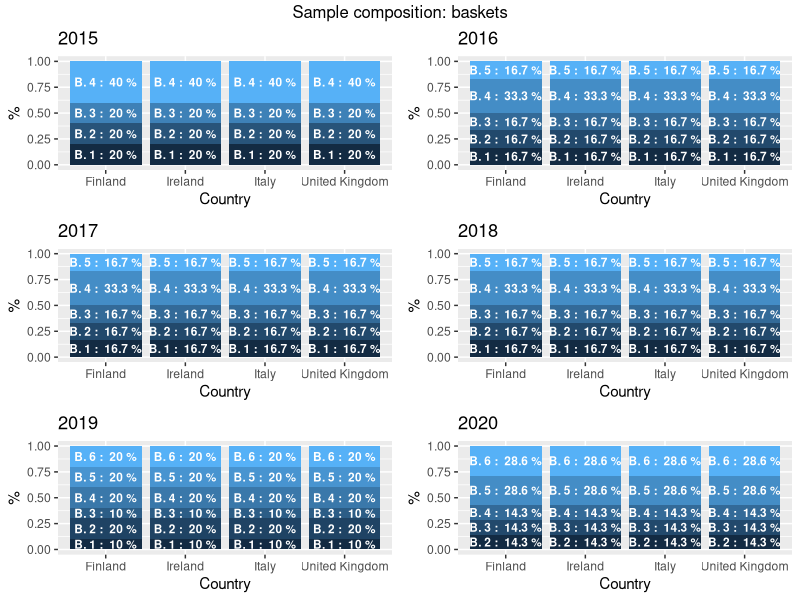
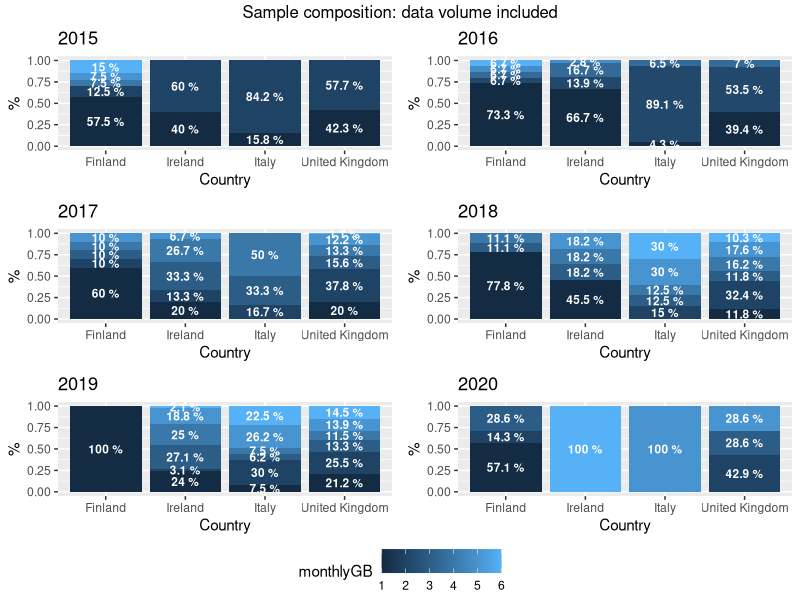
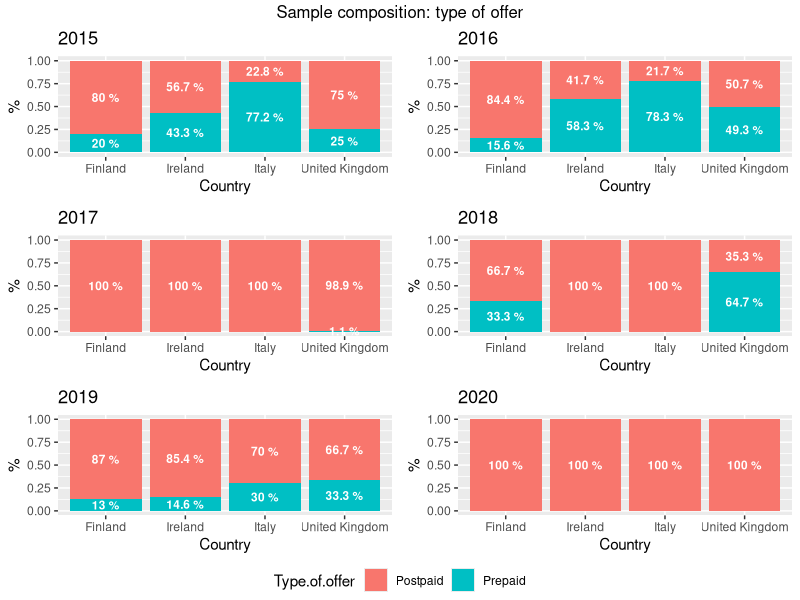
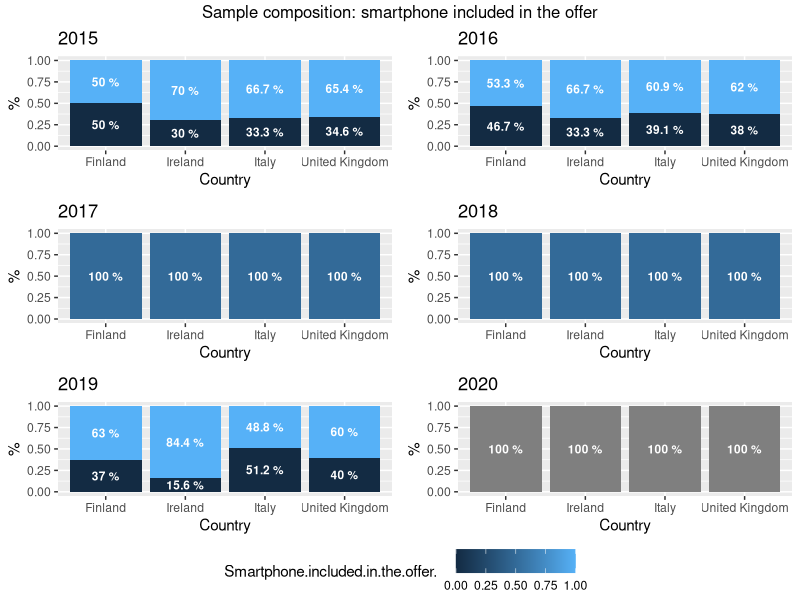

The R source for these figures, in order:
library(dplyr)
library(ggplot2)
library(ggpubr)

data <- read.csv("italy_finland_plus.csv", sep=";")
data_ireland <- read.csv("italy_ireland_plus.csv", sep=";") %>%
  dplyr::filter(Country=="Ireland")
data_uk <- read.csv("italy_uk_plus.csv", sep=";") %>%
  dplyr::filter(Country=="United_Kingdom")
colnames(data_uk) <- colnames(data)
data <- rbind(data, data_ireland, data_uk)

#SAMPLE COMPOSITION: BASKET
#2015
count_italy_basket <- data %>%
  filter(Year == 2015) %>%
  filter(Country == "Italy") %>%
  dplyr::select(basket) %>%
  group_by(basket) %>%
  summarise(count = n())
count_italy_basket$PER <- round(100*(count_italy_basket$count / sum(count_italy_basket$count)), 1)
count_italy_basket$Country <- rep("Italy", nrow(count_italy_basket))

count_uk_basket <- data %>%
  filter(Year == 2015) %>%
  filter(Country == "United_Kingdom") %>%
  dplyr::select(basket) %>%
  group_by(basket) %>%
  summarise(count = n()) 
count_uk_basket$PER <- round(100*(count_uk_basket$count / sum(count_uk_basket$count)), 1)
count_uk_basket$Country <- rep("United Kingdom", nrow(count_uk_basket))

count_finland_basket <- data %>%
  filter(Year == 2015) %>%
  filter(Country == "Finland") %>%
  dplyr::select(basket) %>%
  group_by(basket) %>%
  summarise(count = n())
count_finland_basket$PER <- round(100*(count_finland_basket$count / sum(count_finland_basket$count)), 1)
count_finland_basket$Country <- rep("Finland", nrow(count_finland_basket))

count_ireland_basket <- data %>%
  filter(Year == 2015) %>%
  filter(Country == "Ireland") %>%
  dplyr::select(basket) %>%
  group_by(basket) %>%
  summarise(count = n())
count_ireland_basket$PER <- round(100*(count_ireland_basket$count / sum(count_ireland_basket$count)), 1)
count_ireland_basket$Country <- rep("Ireland", nrow(count_ireland_basket))

p <- rbind(count_italy_basket, count_uk_basket, count_finland_basket, count_ireland_basket)

plot_2015 <- ggplot(p, aes(y = count, x = Country, fill = basket, label = paste("B.",basket, ": ",PER, "%"))) + 
  ggtitle("2015") +
  ylab("%") + 
  xlab("Country") +
  geom_bar(position = "fill", stat = "identity") +
  geom_text(size = 3, position = position_fill(vjust = 0.5), color = "white", fontface = "bold") +
  theme(legend.position="none")

#2016
count_italy_basket <- data %>%
  filter(Year == 2016) %>%
  filter(Country == "Italy") %>%
  dplyr::select(basket) %>%
  group_by(basket) %>%
  summarise(count = n())
count_italy_basket$PER <- round(100*(count_italy_basket$count / sum(count_italy_basket$count)), 1)
count_italy_basket$Country <- rep("Italy", nrow(count_italy_basket))

count_uk_basket <- data %>%
  filter(Year == 2016) %>%
  filter(Country == "United_Kingdom") %>%
  dplyr::select(basket) %>%
  group_by(basket) %>%
  summarise(count = n()) 
count_uk_basket$PER <- round(100*(count_uk_basket$count / sum(count_uk_basket$count)), 1)
count_uk_basket$Country <- rep("United Kingdom", nrow(count_uk_basket))

count_finland_basket <- data %>%
  filter(Year == 2016) %>%
  filter(Country == "Finland") %>%
  dplyr::select(basket) %>%
  group_by(basket) %>%
  summarise(count = n())
count_finland_basket$PER <- round(100*(count_finland_basket$count / sum(count_finland_basket$count)), 1)
count_finland_basket$Country <- rep("Finland", nrow(count_finland_basket))

count_ireland_basket <- data %>%
  filter(Year == 2016) %>%
  filter(Country == "Ireland") %>%
  dplyr::select(basket) %>%
  group_by(basket) %>%
  summarise(count = n())
count_ireland_basket$PER <- round(100*(count_ireland_basket$count / sum(count_ireland_basket$count)), 1)
count_ireland_basket$Country <- rep("Ireland", nrow(count_ireland_basket))

p <- rbind(count_italy_basket, count_uk_basket, count_finland_basket, count_ireland_basket)

plot_2016 <- ggplot(p, aes(y = count, x = Country, fill = basket, label = paste("B.",basket, ": ",PER, "%"))) + 
  ggtitle("2016") +
  ylab("%") + 
  xlab("Country") +
  geom_bar(position = "fill", stat = "identity") +
  geom_text(size = 3, position = position_fill(vjust = 0.5), color = "white", fontface = "bold") +
  theme(legend.position="none")

#2017
count_italy_basket <- data %>%
  filter(Year == 2017) %>%
  filter(Country == "Italy") %>%
  dplyr::select(basket) %>%
  group_by(basket) %>%
  summarise(count = n())
count_italy_basket$PER <- round(100*(count_italy_basket$count / sum(count_italy_basket$count)), 1)
count_italy_basket$Country <- rep("Italy", nrow(count_italy_basket))

count_uk_basket <- data %>%
  filter(Year == 2017) %>%
  filter(Country == "United_Kingdom") %>%
  dplyr::select(basket) %>%
  group_by(basket) %>%
  summarise(count = n()) 
count_uk_basket$PER <- round(100*(count_uk_basket$count / sum(count_uk_basket$count)), 1)
count_uk_basket$Country <- rep("United Kingdom", nrow(count_uk_basket))

count_finland_basket <- data %>%
  filter(Year == 2017) %>%
  filter(Country == "Finland") %>%
  dplyr::select(basket) %>%
  group_by(basket) %>%
  summarise(count = n())
count_finland_basket$PER <- round(100*(count_finland_basket$count / sum(count_finland_basket$count)), 1)
count_finland_basket$Country <- rep("Finland", nrow(count_finland_basket))

count_ireland_basket <- data %>%
  filter(Year == 2017) %>%
  filter(Country == "Ireland") %>%
  dplyr::select(basket) %>%
  group_by(basket) %>%
  summarise(count = n())
count_ireland_basket$PER <- round(100*(count_ireland_basket$count / sum(count_ireland_basket$count)), 1)
count_ireland_basket$Country <- rep("Ireland", nrow(count_ireland_basket))

p <- rbind(count_italy_basket, count_uk_basket, count_finland_basket, count_ireland_basket)

plot_2017 <- ggplot(p, aes(y = count, x = Country, fill = basket, label = paste("B.",basket, ": ",PER, "%"))) + 
  ggtitle("2017") +
  ylab("%") + 
  xlab("Country") +
  geom_bar(position = "fill", stat = "identity") +
  geom_text(size = 3, position = position_fill(vjust = 0.5), color = "white", fontface = "bold") +
  theme(legend.position="none")

#2018
count_italy_basket <- data %>%
  filter(Year == 2018) %>%
  filter(Country == "Italy") %>%
  dplyr::select(basket) %>%
  group_by(basket) %>%
  summarise(count = n())
count_italy_basket$PER <- round(100*(count_italy_basket$count / sum(count_italy_basket$count)), 1)
count_italy_basket$Country <- rep("Italy", nrow(count_italy_basket))

count_uk_basket <- data %>%
  filter(Year == 2018) %>%
  filter(Country == "United_Kingdom") %>%
  dplyr::select(basket) %>%
  group_by(basket) %>%
  summarise(count = n()) 
count_uk_basket$PER <- round(100*(count_uk_basket$count / sum(count_uk_basket$count)), 1)
count_uk_basket$Country <- rep("United Kingdom", nrow(count_uk_basket))

count_finland_basket <- data %>%
  filter(Year == 2018) %>%
  filter(Country == "Finland") %>%
  dplyr::select(basket) %>%
  group_by(basket) %>%
  summarise(count = n())
count_finland_basket$PER <- round(100*(count_finland_basket$count / sum(count_finland_basket$count)), 1)
count_finland_basket$Country <- rep("Finland", nrow(count_finland_basket))

count_ireland_basket <- data %>%
  filter(Year == 2018) %>%
  filter(Country == "Ireland") %>%
  dplyr::select(basket) %>%
  group_by(basket) %>%
  summarise(count = n())
count_ireland_basket$PER <- round(100*(count_ireland_basket$count / sum(count_ireland_basket$count)), 1)
count_ireland_basket$Country <- rep("Ireland", nrow(count_ireland_basket))

p <- rbind(count_italy_basket, count_uk_basket, count_finland_basket, count_ireland_basket)

plot_2018 <- ggplot(p, aes(y = count, x = Country, fill = basket, label = paste("B.",basket, ": ",PER, "%"))) + 
  ggtitle("2018") +
  ylab("%") + 
  xlab("Country") +
  geom_bar(position = "fill", stat = "identity") +
  geom_text(size = 3, position = position_fill(vjust = 0.5), color = "white", fontface = "bold") +
  theme(legend.position="none")

#2019
count_italy_basket <- data %>%
  filter(Year == 2019) %>%
  filter(Country == "Italy") %>%
  dplyr::select(basket) %>%
  group_by(basket) %>%
  summarise(count = n())
count_italy_basket$PER <- round(100*(count_italy_basket$count / sum(count_italy_basket$count)), 1)
count_italy_basket$Country <- rep("Italy", nrow(count_italy_basket))

count_uk_basket <- data %>%
  filter(Year == 2019) %>%
  filter(Country == "United_Kingdom") %>%
  dplyr::select(basket) %>%
  group_by(basket) %>%
  summarise(count = n()) 
count_uk_basket$PER <- round(100*(count_uk_basket$count / sum(count_uk_basket$count)), 1)
count_uk_basket$Country <- rep("United Kingdom", nrow(count_uk_basket))

count_finland_basket <- data %>%
  filter(Year == 2019) %>%
  filter(Country == "Finland") %>%
  dplyr::select(basket) %>%
  group_by(basket) %>%
  summarise(count = n())
count_finland_basket$PER <- round(100*(count_finland_basket$count / sum(count_finland_basket$count)), 1)
count_finland_basket$Country <- rep("Finland", nrow(count_finland_basket))

count_ireland_basket <- data %>%
  filter(Year == 2019) %>%
  filter(Country == "Ireland") %>%
  dplyr::select(basket) %>%
  group_by(basket) %>%
  summarise(count = n())
count_ireland_basket$PER <- round(100*(count_ireland_basket$count / sum(count_ireland_basket$count)), 1)
count_ireland_basket$Country <- rep("Ireland", nrow(count_ireland_basket))

p <- rbind(count_italy_basket, count_uk_basket, count_finland_basket, count_ireland_basket)

plot_2019 <- ggplot(p, aes(y = count, x = Country, fill = basket, label = paste("B.",basket, ": ",PER, "%"))) + 
  ggtitle("2019") +
  ylab("%") + 
  xlab("Country") +
  geom_bar(position = "fill", stat = "identity") +
  geom_text(size = 3, position = position_fill(vjust = 0.5), color = "white", fontface = "bold") +
  theme(legend.position="none")

#2020
count_italy_basket <- data %>%
  filter(Year == 2020) %>%
  filter(Country == "Italy") %>%
  dplyr::select(basket) %>%
  group_by(basket) %>%
  summarise(count = n())
count_italy_basket$PER <- round(100*(count_italy_basket$count / sum(count_italy_basket$count)), 1)
count_italy_basket$Country <- rep("Italy", nrow(count_italy_basket))

count_uk_basket <- data %>%
  filter(Year == 2020) %>%
  filter(Country == "United_Kingdom") %>%
  dplyr::select(basket) %>%
  group_by(basket) %>%
  summarise(count = n()) 
count_uk_basket$PER <- round(100*(count_uk_basket$count / sum(count_uk_basket$count)), 1)
count_uk_basket$Country <- rep("United Kingdom", nrow(count_uk_basket))

count_finland_basket <- data %>%
  filter(Year == 2020) %>%
  filter(Country == "Finland") %>%
  dplyr::select(basket) %>%
  group_by(basket) %>%
  summarise(count = n())
count_finland_basket$PER <- round(100*(count_finland_basket$count / sum(count_finland_basket$count)), 1)
count_finland_basket$Country <- rep("Finland", nrow(count_finland_basket))

count_ireland_basket <- data %>%
  filter(Year == 2020) %>%
  filter(Country == "Ireland") %>%
  dplyr::select(basket) %>%
  group_by(basket) %>%
  summarise(count = n())
count_ireland_basket$PER <- round(100*(count_ireland_basket$count / sum(count_ireland_basket$count)),1)
count_ireland_basket$Country <- rep("Ireland", nrow(count_ireland_basket))

p <- rbind(count_italy_basket, count_uk_basket, count_finland_basket, count_ireland_basket)

plot_2020 <- ggplot(p, aes(y = count, x = Country, fill = basket, label = paste("B.",basket, ": ",PER, "%"))) + 
  ggtitle("2020") +
  ylab("%") + 
  xlab("Country") +
  geom_bar(position = "fill", stat = "identity") +
  geom_text(size = 3, position = position_fill(vjust = 0.5), color = "white", fontface = "bold") +
  theme(legend.position="none")

ggsave("sample_composition.jpg",annotate_figure(ggarrange(plot_2015, plot_2016, plot_2017, plot_2018, plot_2019, plot_2020, ncol = 2, nrow = 3),
                                                 top = "Sample composition: baskets"))

#SAMPLE COMPOSITION: DATA VOLUME INCLUDED

data$monthlyGB <- rep(1, nrow(data))
data$monthlyGB[data$Data.volume.included..Mb.month. >= 1024 & data$Data.volume.included..Mb.month. < 5120] <- 2
data$monthlyGB[data$Data.volume.included..Mb.month. >= 5120 & data$Data.volume.included..Mb.month. < 10240] <- 3
data$monthlyGB[data$Data.volume.included..Mb.month. >= 10240 & data$Data.volume.included..Mb.month. < 20480] <- 4
data$monthlyGB[data$Data.volume.included..Mb.month. >= 20480 & data$Data.volume.included..Mb.month. < 35840] <- 5
data$monthlyGB[data$Data.volume.included..Mb.month. >= 35840] <- 6

#2015
count_italy_data <- data %>%
  filter(Year == 2015) %>%
  filter(Country == "Italy") %>%
  dplyr::select(monthlyGB) %>%
  group_by(monthlyGB) %>%
  summarise(count = n())
count_italy_data$PER <- round(100*(count_italy_data$count / sum(count_italy_data$count)), 1)
count_italy_data$Country <- rep("Italy", nrow(count_italy_data))

count_uk_data <- data %>%
  filter(Year == 2015) %>%
  filter(Country == "United_Kingdom") %>%
  dplyr::select(monthlyGB) %>%
  group_by(monthlyGB) %>%
  summarise(count = n()) 
count_uk_data$PER <- round(100*(count_uk_data$count / sum(count_uk_data$count)), 1)
count_uk_data$Country <- rep("United Kingdom", nrow(count_uk_data))

count_finland_data <- data %>%
  filter(Year == 2015) %>%
  filter(Country == "Finland") %>%
  dplyr::select(monthlyGB) %>%
  group_by(monthlyGB) %>%
  summarise(count = n())
count_finland_data$PER <- round(100*(count_finland_data$count / sum(count_finland_data$count)), 1)
count_finland_data$Country <- rep("Finland", nrow(count_finland_data))

count_ireland_data <- data %>%
  filter(Year == 2015) %>%
  filter(Country == "Ireland") %>%
  dplyr::select(monthlyGB) %>%
  group_by(monthlyGB) %>%
  summarise(count = n())
count_ireland_data$PER <- round(100*(count_ireland_data$count / sum(count_ireland_data$count)), 1)
count_ireland_data$Country <- rep("Ireland", nrow(count_ireland_data))

p <- rbind(count_italy_data, count_uk_data, count_finland_data, count_ireland_data)

plot_2015 <- ggplot(p, aes(y = count, x = Country, fill = monthlyGB, label = paste(PER, "%"))) + 
  ggtitle("2015") +
  ylab("%") + 
  xlab("Country") +
  geom_bar(position = "fill", stat = "identity") +
  geom_text(size = 3, position = position_fill(vjust = 0.5), color = "white", fontface = "bold")

#2016
count_italy_data <- data %>%
  filter(Year == 2016) %>%
  filter(Country == "Italy") %>%
  dplyr::select(monthlyGB) %>%
  group_by(monthlyGB) %>%
  summarise(count = n())
count_italy_data$PER <- round(100*(count_italy_data$count / sum(count_italy_data$count)), 1)
count_italy_data$Country <- rep("Italy", nrow(count_italy_data))

count_uk_data <- data %>%
  filter(Year == 2016) %>%
  filter(Country == "United_Kingdom") %>%
  dplyr::select(monthlyGB) %>%
  group_by(monthlyGB) %>%
  summarise(count = n()) 
count_uk_data$PER <- round(100*(count_uk_data$count / sum(count_uk_data$count)), 1)
count_uk_data$Country <- rep("United Kingdom", nrow(count_uk_data))

count_finland_data <- data %>%
  filter(Year == 2016) %>%
  filter(Country == "Finland") %>%
  dplyr::select(monthlyGB) %>%
  group_by(monthlyGB) %>%
  summarise(count = n())
count_finland_data$PER <- round(100*(count_finland_data$count / sum(count_finland_data$count)), 1)
count_finland_data$Country <- rep("Finland", nrow(count_finland_data))

count_ireland_data <- data %>%
  filter(Year == 2016) %>%
  filter(Country == "Ireland") %>%
  dplyr::select(monthlyGB) %>%
  group_by(monthlyGB) %>%
  summarise(count = n())
count_ireland_data$PER <- round(100*(count_ireland_data$count / sum(count_ireland_data$count)), 1)
count_ireland_data$Country <- rep("Ireland", nrow(count_ireland_data))

p <- rbind(count_italy_data, count_uk_data, count_finland_data, count_ireland_data)

plot_2016 <- ggplot(p, aes(y = count, x = Country, fill = monthlyGB, label = paste(PER, "%"))) + 
  ggtitle("2016") +
  ylab("%") + 
  xlab("Country") +
  geom_bar(position = "fill", stat = "identity") +
  geom_text(size = 3, position = position_fill(vjust = 0.5), color = "white", fontface = "bold")

#2017
count_italy_data <- data %>%
  filter(Year == 2017) %>%
  filter(Country == "Italy") %>%
  dplyr::select(monthlyGB) %>%
  group_by(monthlyGB) %>%
  summarise(count = n())
count_italy_data$PER <- round(100*(count_italy_data$count / sum(count_italy_data$count)), 1)
count_italy_data$Country <- rep("Italy", nrow(count_italy_data))

count_uk_data <- data %>%
  filter(Year == 2017) %>%
  filter(Country == "United_Kingdom") %>%
  dplyr::select(monthlyGB) %>%
  group_by(monthlyGB) %>%
  summarise(count = n()) 
count_uk_data$PER <- round(100*(count_uk_data$count / sum(count_uk_data$count)), 1)
count_uk_data$Country <- rep("United Kingdom", nrow(count_uk_data))

count_finland_data <- data %>%
  filter(Year == 2017) %>%
  filter(Country == "Finland") %>%
  dplyr::select(monthlyGB) %>%
  group_by(monthlyGB) %>%
  summarise(count = n())
count_finland_data$PER <- round(100*(count_finland_data$count / sum(count_finland_data$count)), 1)
count_finland_data$Country <- rep("Finland", nrow(count_finland_data))

count_ireland_data <- data %>%
  filter(Year == 2017) %>%
  filter(Country == "Ireland") %>%
  dplyr::select(monthlyGB) %>%
  group_by(monthlyGB) %>%
  summarise(count = n())
count_ireland_data$PER <- round(100*(count_ireland_data$count / sum(count_ireland_data$count)), 1)
count_ireland_data$Country <- rep("Ireland", nrow(count_ireland_data))

p <- rbind(count_italy_data, count_uk_data, count_finland_data, count_ireland_data)

plot_2017 <- ggplot(p, aes(y = count, x = Country, fill = monthlyGB, label = paste(PER, "%"))) + 
  ggtitle("2017") +
  ylab("%") + 
  xlab("Country") +
  geom_bar(position = "fill", stat = "identity") +
  geom_text(size = 3, position = position_fill(vjust = 0.5), color = "white", fontface = "bold")

#2018
count_italy_data <- data %>%
  filter(Year == 2018) %>%
  filter(Country == "Italy") %>%
  dplyr::select(monthlyGB) %>%
  group_by(monthlyGB) %>%
  summarise(count = n())
count_italy_data$PER <- round(100*(count_italy_data$count / sum(count_italy_data$count)), 1)
count_italy_data$Country <- rep("Italy", nrow(count_italy_data))

count_uk_data <- data %>%
  filter(Year == 2018) %>%
  filter(Country == "United_Kingdom") %>%
  dplyr::select(monthlyGB) %>%
  group_by(monthlyGB) %>%
  summarise(count = n()) 
count_uk_data$PER <- round(100*(count_uk_data$count / sum(count_uk_data$count)), 1)
count_uk_data$Country <- rep("United Kingdom", nrow(count_uk_data))

count_finland_data <- data %>%
  filter(Year == 2018) %>%
  filter(Country == "Finland") %>%
  dplyr::select(monthlyGB) %>%
  group_by(monthlyGB) %>%
  summarise(count = n())
count_finland_data$PER <- round(100*(count_finland_data$count / sum(count_finland_data$count)), 1)
count_finland_data$Country <- rep("Finland", nrow(count_finland_data))

count_ireland_data <- data %>%
  filter(Year == 2018) %>%
  filter(Country == "Ireland") %>%
  dplyr::select(monthlyGB) %>%
  group_by(monthlyGB) %>%
  summarise(count = n())
count_ireland_data$PER <- round(100*(count_ireland_data$count / sum(count_ireland_data$count)), 1)
count_ireland_data$Country <- rep("Ireland", nrow(count_ireland_data))

p <- rbind(count_italy_data, count_uk_data, count_finland_data, count_ireland_data)

plot_2018 <- ggplot(p, aes(y = count, x = Country, fill = monthlyGB, label = paste(PER, "%"))) + 
  ggtitle("2018") +
  ylab("%") + 
  xlab("Country") +
  geom_bar(position = "fill", stat = "identity") +
  geom_text(size = 3, position = position_fill(vjust = 0.5), color = "white", fontface = "bold")


#2019
count_italy_data <- data %>%
  filter(Year == 2019) %>%
  filter(Country == "Italy") %>%
  dplyr::select(monthlyGB) %>%
  group_by(monthlyGB) %>%
  summarise(count = n())
count_italy_data$PER <- round(100*(count_italy_data$count / sum(count_italy_data$count)), 1)
count_italy_data$Country <- rep("Italy", nrow(count_italy_data))

count_uk_data <- data %>%
  filter(Year == 2019) %>%
  filter(Country == "United_Kingdom") %>%
  dplyr::select(monthlyGB) %>%
  group_by(monthlyGB) %>%
  summarise(count = n()) 
count_uk_data$PER <- round(100*(count_uk_data$count / sum(count_uk_data$count)), 1)
count_uk_data$Country <- rep("United Kingdom", nrow(count_uk_data))

count_finland_data <- data %>%
  filter(Year == 2019) %>%
  filter(Country == "Finland") %>%
  dplyr::select(monthlyGB) %>%
  group_by(monthlyGB) %>%
  summarise(count = n())
count_finland_data$PER <- round(100*(count_finland_data$count / sum(count_finland_data$count)), 1)
count_finland_data$Country <- rep("Finland", nrow(count_finland_data))

count_ireland_data <- data %>%
  filter(Year == 2019) %>%
  filter(Country == "Ireland") %>%
  dplyr::select(monthlyGB) %>%
  group_by(monthlyGB) %>%
  summarise(count = n())
count_ireland_data$PER <- round(100*(count_ireland_data$count / sum(count_ireland_data$count)), 1)
count_ireland_data$Country <- rep("Ireland", nrow(count_ireland_data))

p <- rbind(count_italy_data, count_uk_data, count_finland_data, count_ireland_data)

plot_2019 <- ggplot(p, aes(y = count, x = Country, fill = monthlyGB, label = paste(PER, "%"))) + 
  ggtitle("2019") +
  ylab("%") + 
  xlab("Country") +
  geom_bar(position = "fill", stat = "identity") +
  geom_text(size = 3, position = position_fill(vjust = 0.5), color = "white", fontface = "bold")


#2020
count_italy_data <- data %>%
  filter(Year == 2020) %>%
  filter(Country == "Italy") %>%
  dplyr::select(monthlyGB) %>%
  group_by(monthlyGB) %>%
  summarise(count = n())
count_italy_data$PER <- round(100*(count_italy_data$count / sum(count_italy_data$count)), 1)
count_italy_data$Country <- rep("Italy", nrow(count_italy_data))

count_uk_data <- data %>%
  filter(Year == 2020) %>%
  filter(Country == "United_Kingdom") %>%
  dplyr::select(monthlyGB) %>%
  group_by(monthlyGB) %>%
  summarise(count = n()) 
count_uk_data$PER <- round(100*(count_uk_data$count / sum(count_uk_data$count)), 1)
count_uk_data$Country <- rep("United Kingdom", nrow(count_uk_data))

count_finland_data <- data %>%
  filter(Year == 2020) %>%
  filter(Country == "Finland") %>%
  dplyr::select(monthlyGB) %>%
  group_by(monthlyGB) %>%
  summarise(count = n())
count_finland_data$PER <- round(100*(count_finland_data$count / sum(count_finland_data$count)), 1)
count_finland_data$Country <- rep("Finland", nrow(count_finland_data))

count_ireland_data <- data %>%
  filter(Year == 2020) %>%
  filter(Country == "Ireland") %>%
  dplyr::select(monthlyGB) %>%
  group_by(monthlyGB) %>%
  summarise(count = n())
count_ireland_data$PER <- round(100*(count_ireland_data$count / sum(count_ireland_data$count)), 1)
count_ireland_data$Country <- rep("Ireland", nrow(count_ireland_data))

p <- rbind(count_italy_data, count_uk_data, count_finland_data, count_ireland_data)

plot_2020 <- ggplot(p, aes(y = count, x = Country, fill = monthlyGB, label = paste(PER, "%"))) + 
  ggtitle("2020") +
  ylab("%") + 
  xlab("Country") +
  geom_bar(position = "fill", stat = "identity") +
  geom_text(size = 3, position = position_fill(vjust = 0.5), color = "white", fontface = "bold")

ggsave("sample_composition_DATA.jpg",annotate_figure(ggarrange(plot_2015, plot_2016, plot_2017, plot_2018, plot_2019, plot_2020, legend = "bottom", common.legend = TRUE, ncol = 2, nrow = 3),
                                                                                                 top = "Sample composition: data volume included"))

#SAMPLE COMPOSITION: PREPAID/POSTPAID
#2015
count_italy_propost <- data %>%
  filter(Year == 2015) %>%
  filter(Country == "Italy") %>%
  dplyr::select(Type.of.offer) %>%
  group_by(Type.of.offer) %>%
  summarise(count = n())
count_italy_propost$PER <- round(100*(count_italy_propost$count / sum(count_italy_propost$count)), 1)
count_italy_propost$Country <- rep("Italy", nrow(count_italy_propost))

count_uk_propost <- data %>%
  filter(Year == 2015) %>%
  filter(Country == "United_Kingdom") %>%
  dplyr::select(Type.of.offer) %>%
  group_by(Type.of.offer) %>%
  summarise(count = n()) 
count_uk_propost$PER <- round(100*(count_uk_propost$count / sum(count_uk_propost$count)), 1)
count_uk_propost$Country <- rep("United Kingdom", nrow(count_uk_propost))

count_finland_propost <- data %>%
  filter(Year == 2015) %>%
  filter(Country == "Finland") %>%
  dplyr::select(Type.of.offer) %>%
  group_by(Type.of.offer) %>%
  summarise(count = n())
count_finland_propost$PER <- round(100*(count_finland_propost$count / sum(count_finland_propost$count)), 1)
count_finland_propost$Country <- rep("Finland", nrow(count_finland_propost))

count_ireland_propost <- data %>%
  filter(Year == 2015) %>%
  filter(Country == "Ireland") %>%
  dplyr::select(Type.of.offer) %>%
  group_by(Type.of.offer) %>%
  summarise(count = n())
count_ireland_propost$PER <- round(100*(count_ireland_propost$count / sum(count_ireland_propost$count)), 1)
count_ireland_propost$Country <- rep("Ireland", nrow(count_ireland_propost))

p <- rbind(count_italy_propost, count_uk_propost, count_finland_propost, count_ireland_propost)

plot_2015 <- ggplot(p, aes(y = count, x = Country, fill = Type.of.offer, label = paste(PER, "%"))) + 
  ggtitle("2015") +
  ylab("%") + 
  xlab("Country") +
  geom_bar(position = "fill", stat = "identity") +
  geom_text(size = 3, position = position_fill(vjust = 0.5), color = "white", fontface = "bold")

#2016
count_italy_propost <- data %>%
  filter(Year == 2016) %>%
  filter(Country == "Italy") %>%
  dplyr::select(Type.of.offer) %>%
  group_by(Type.of.offer) %>%
  summarise(count = n())
count_italy_propost$PER <- round(100*(count_italy_propost$count / sum(count_italy_propost$count)), 1)
count_italy_propost$Country <- rep("Italy", nrow(count_italy_propost))

count_uk_propost <- data %>%
  filter(Year == 2016) %>%
  filter(Country == "United_Kingdom") %>%
  dplyr::select(Type.of.offer) %>%
  group_by(Type.of.offer) %>%
  summarise(count = n()) 
count_uk_propost$PER <- round(100*(count_uk_propost$count / sum(count_uk_propost$count)), 1)
count_uk_propost$Country <- rep("United Kingdom", nrow(count_uk_propost))

count_finland_propost <- data %>%
  filter(Year == 2016) %>%
  filter(Country == "Finland") %>%
  dplyr::select(Type.of.offer) %>%
  group_by(Type.of.offer) %>%
  summarise(count = n())
count_finland_propost$PER <- round(100*(count_finland_propost$count / sum(count_finland_propost$count)), 1)
count_finland_propost$Country <- rep("Finland", nrow(count_finland_propost))

count_ireland_propost <- data %>%
  filter(Year == 2016) %>%
  filter(Country == "Ireland") %>%
  dplyr::select(Type.of.offer) %>%
  group_by(Type.of.offer) %>%
  summarise(count = n())
count_ireland_propost$PER <- round(100*(count_ireland_propost$count / sum(count_ireland_propost$count)), 1)
count_ireland_propost$Country <- rep("Ireland", nrow(count_ireland_propost))

p <- rbind(count_italy_propost, count_uk_propost, count_finland_propost, count_ireland_propost)

plot_2016 <- ggplot(p, aes(y = count, x = Country, fill = Type.of.offer, label = paste(PER, "%"))) + 
  ggtitle("2016") +
  ylab("%") + 
  xlab("Country") +
  geom_bar(position = "fill", stat = "identity") +
  geom_text(size = 3, position = position_fill(vjust = 0.5), color = "white", fontface = "bold")

#2017
count_italy_propost <- data %>%
  filter(Year == 2017) %>%
  filter(Country == "Italy") %>%
  dplyr::select(Type.of.offer) %>%
  group_by(Type.of.offer) %>%
  summarise(count = n())
count_italy_propost$PER <- round(100*(count_italy_propost$count / sum(count_italy_propost$count)), 1)
count_italy_propost$Country <- rep("Italy", nrow(count_italy_propost))

count_uk_propost <- data %>%
  filter(Year == 2017) %>%
  filter(Country == "United_Kingdom") %>%
  dplyr::select(Type.of.offer) %>%
  group_by(Type.of.offer) %>%
  summarise(count = n()) 
count_uk_propost$PER <- round(100*(count_uk_propost$count / sum(count_uk_propost$count)), 1)
count_uk_propost$Country <- rep("United Kingdom", nrow(count_uk_propost))

count_finland_propost <- data %>%
  filter(Year == 2017) %>%
  filter(Country == "Finland") %>%
  dplyr::select(Type.of.offer) %>%
  group_by(Type.of.offer) %>%
  summarise(count = n())
count_finland_propost$PER <- round(100*(count_finland_propost$count / sum(count_finland_propost$count)), 1)
count_finland_propost$Country <- rep("Finland", nrow(count_finland_propost))

count_ireland_propost <- data %>%
  filter(Year == 2017) %>%
  filter(Country == "Ireland") %>%
  dplyr::select(Type.of.offer) %>%
  group_by(Type.of.offer) %>%
  summarise(count = n())
count_ireland_propost$PER <- round(100*(count_ireland_propost$count / sum(count_ireland_propost$count)), 1)
count_ireland_propost$Country <- rep("Ireland", nrow(count_ireland_propost))

p <- rbind(count_italy_propost, count_uk_propost, count_finland_propost, count_ireland_propost)

plot_2017 <- ggplot(p, aes(y = count, x = Country, fill = Type.of.offer, label = paste(PER, "%"))) + 
  ggtitle("2017") +
  ylab("%") + 
  xlab("Country") +
  geom_bar(position = "fill", stat = "identity") +
  geom_text(size = 3, position = position_fill(vjust = 0.5), color = "white", fontface = "bold")

#2018
count_italy_propost <- data %>%
  filter(Year == 2018) %>%
  filter(Country == "Italy") %>%
  dplyr::select(Type.of.offer) %>%
  group_by(Type.of.offer) %>%
  summarise(count = n())
count_italy_propost$PER <- round(100*(count_italy_propost$count / sum(count_italy_propost$count)), 1)
count_italy_propost$Country <- rep("Italy", nrow(count_italy_propost))

count_uk_propost <- data %>%
  filter(Year == 2018) %>%
  filter(Country == "United_Kingdom") %>%
  dplyr::select(Type.of.offer) %>%
  group_by(Type.of.offer) %>%
  summarise(count = n()) 
count_uk_propost$PER <- round(100*(count_uk_propost$count / sum(count_uk_propost$count)), 1)
count_uk_propost$Country <- rep("United Kingdom", nrow(count_uk_propost))

count_finland_propost <- data %>%
  filter(Year == 2018) %>%
  filter(Country == "Finland") %>%
  dplyr::select(Type.of.offer) %>%
  group_by(Type.of.offer) %>%
  summarise(count = n())
count_finland_propost$PER <- round(100*(count_finland_propost$count / sum(count_finland_propost$count)), 1)
count_finland_propost$Country <- rep("Finland", nrow(count_finland_propost))

count_ireland_propost <- data %>%
  filter(Year == 2018) %>%
  filter(Country == "Ireland") %>%
  dplyr::select(Type.of.offer) %>%
  group_by(Type.of.offer) %>%
  summarise(count = n())
count_ireland_propost$PER <- round(100*(count_ireland_propost$count / sum(count_ireland_propost$count)), 1)
count_ireland_propost$Country <- rep("Ireland", nrow(count_ireland_propost))

p <- rbind(count_italy_propost, count_uk_propost, count_finland_propost, count_ireland_propost)

plot_2018 <- ggplot(p, aes(y = count, x = Country, fill = Type.of.offer, label = paste(PER, "%"))) + 
  ggtitle("2018") +
  ylab("%") + 
  xlab("Country") +
  geom_bar(position = "fill", stat = "identity") +
  geom_text(size = 3, position = position_fill(vjust = 0.5), color = "white", fontface = "bold")

#2019
count_italy_propost <- data %>%
  filter(Year == 2019) %>%
  filter(Country == "Italy") %>%
  dplyr::select(Type.of.offer) %>%
  group_by(Type.of.offer) %>%
  summarise(count = n())
count_italy_propost$PER <- round(100*(count_italy_propost$count / sum(count_italy_propost$count)), 1)
count_italy_propost$Country <- rep("Italy", nrow(count_italy_propost))

count_uk_propost <- data %>%
  filter(Year == 2019) %>%
  filter(Country == "United_Kingdom") %>%
  dplyr::select(Type.of.offer) %>%
  group_by(Type.of.offer) %>%
  summarise(count = n()) 
count_uk_propost$PER <- round(100*(count_uk_propost$count / sum(count_uk_propost$count)), 1)
count_uk_propost$Country <- rep("United Kingdom", nrow(count_uk_propost))

count_finland_propost <- data %>%
  filter(Year == 2019) %>%
  filter(Country == "Finland") %>%
  dplyr::select(Type.of.offer) %>%
  group_by(Type.of.offer) %>%
  summarise(count = n())
count_finland_propost$PER <- round(100*(count_finland_propost$count / sum(count_finland_propost$count)), 1)
count_finland_propost$Country <- rep("Finland", nrow(count_finland_propost))

count_ireland_propost <- data %>%
  filter(Year == 2019) %>%
  filter(Country == "Ireland") %>%
  dplyr::select(Type.of.offer) %>%
  group_by(Type.of.offer) %>%
  summarise(count = n())
count_ireland_propost$PER <- round(100*(count_ireland_propost$count / sum(count_ireland_propost$count)), 1)
count_ireland_propost$Country <- rep("Ireland", nrow(count_ireland_propost))

p <- rbind(count_italy_propost, count_uk_propost, count_finland_propost, count_ireland_propost)

plot_2019 <- ggplot(p, aes(y = count, x = Country, fill = Type.of.offer, label = paste(PER, "%"))) + 
  ggtitle("2019") +
  ylab("%") + 
  xlab("Country") +
  geom_bar(position = "fill", stat = "identity") +
  geom_text(size = 3, position = position_fill(vjust = 0.5), color = "white", fontface = "bold")

#2020
count_italy_propost <- data %>%
  filter(Year == 2020) %>%
  filter(Country == "Italy") %>%
  dplyr::select(Type.of.offer) %>%
  group_by(Type.of.offer) %>%
  summarise(count = n())
count_italy_propost$PER <- round(100*(count_italy_propost$count / sum(count_italy_propost$count)), 1)
count_italy_propost$Country <- rep("Italy", nrow(count_italy_propost))

count_uk_propost <- data %>%
  filter(Year == 2020) %>%
  filter(Country == "United_Kingdom") %>%
  dplyr::select(Type.of.offer) %>%
  group_by(Type.of.offer) %>%
  summarise(count = n()) 
count_uk_propost$PER <- round(100*(count_uk_propost$count / sum(count_uk_propost$count)), 1)
count_uk_propost$Country <- rep("United Kingdom", nrow(count_uk_propost))

count_finland_propost <- data %>%
  filter(Year == 2020) %>%
  filter(Country == "Finland") %>%
  dplyr::select(Type.of.offer) %>%
  group_by(Type.of.offer) %>%
  summarise(count = n())
count_finland_propost$PER <- round(100*(count_finland_propost$count / sum(count_finland_propost$count)), 1)
count_finland_propost$Country <- rep("Finland", nrow(count_finland_propost))

count_ireland_propost <- data %>%
  filter(Year == 2020) %>%
  filter(Country == "Ireland") %>%
  dplyr::select(Type.of.offer) %>%
  group_by(Type.of.offer) %>%
  summarise(count = n())
count_ireland_propost$PER <- round(100*(count_ireland_propost$count / sum(count_ireland_propost$count)), 1)
count_ireland_propost$Country <- rep("Ireland", nrow(count_ireland_propost))

p <- rbind(count_italy_propost, count_uk_propost, count_finland_propost, count_ireland_propost)

plot_2020 <- ggplot(p, aes(y = count, x = Country, fill = Type.of.offer, label = paste(PER, "%"))) + 
  ggtitle("2020") +
  ylab("%") + 
  xlab("Country") +
  geom_bar(position = "fill", stat = "identity") +
  geom_text(size = 3, position = position_fill(vjust = 0.5), color = "white", fontface = "bold")

ggsave("sample_composition_PREPOST.jpg",annotate_figure(ggarrange(plot_2015, plot_2016, plot_2017, plot_2018, plot_2019, plot_2020, legend = "bottom", common.legend = TRUE, ncol = 2, nrow = 3),
                                                                                                      top = "Sample composition: type of offer"))

#SAMPLE COMPOSITION: SMARTPHONE INCLUDED

#2015
count_italy_smart <- data %>%
  filter(Year == 2015) %>%
  filter(Country == "Italy") %>%
  dplyr::select(Smartphone.included.in.the.offer.) %>%
  group_by(Smartphone.included.in.the.offer.) %>%
  summarise(count = n())
count_italy_smart$PER <- round(100*(count_italy_smart$count / sum(count_italy_smart$count)), 1)
count_italy_smart$Country <- rep("Italy", nrow(count_italy_smart))

count_uk_smart <- data %>%
  filter(Year == 2015) %>%
  filter(Country == "United_Kingdom") %>%
  dplyr::select(Smartphone.included.in.the.offer.) %>%
  group_by(Smartphone.included.in.the.offer.) %>%
  summarise(count = n()) 
count_uk_smart$PER <- round(100*(count_uk_smart$count / sum(count_uk_smart$count)), 1)
count_uk_smart$Country <- rep("United Kingdom", nrow(count_uk_smart))

count_finland_smart <- data %>%
  filter(Year == 2015) %>%
  filter(Country == "Finland") %>%
  dplyr::select(Smartphone.included.in.the.offer.) %>%
  group_by(Smartphone.included.in.the.offer.) %>%
  summarise(count = n())
count_finland_smart$PER <- round(100*(count_finland_smart$count / sum(count_finland_smart$count)), 1)
count_finland_smart$Country <- rep("Finland", nrow(count_finland_smart))

count_ireland_smart <- data %>%
  filter(Year == 2015) %>%
  filter(Country == "Ireland") %>%
  dplyr::select(Smartphone.included.in.the.offer.) %>%
  group_by(Smartphone.included.in.the.offer.) %>%
  summarise(count = n())
count_ireland_smart$PER <- round(100*(count_ireland_smart$count / sum(count_ireland_smart$count)), 1)
count_ireland_smart$Country <- rep("Ireland", nrow(count_ireland_smart))

p <- rbind(count_italy_smart, count_uk_smart, count_finland_smart, count_ireland_smart)

plot_2015 <- ggplot(p, aes(y = count, x = Country, fill = Smartphone.included.in.the.offer., label = paste(PER, "%"))) + 
  ggtitle("2015") +
  ylab("%") + 
  xlab("Country") +
  geom_bar(position = "fill", stat = "identity") +
  geom_text(size = 3, position = position_fill(vjust = 0.5), color = "white", fontface = "bold")

#2016
count_italy_smart <- data %>%
  filter(Year == 2016) %>%
  filter(Country == "Italy") %>%
  dplyr::select(Smartphone.included.in.the.offer.) %>%
  group_by(Smartphone.included.in.the.offer.) %>%
  summarise(count = n())
count_italy_smart$PER <- round(100*(count_italy_smart$count / sum(count_italy_smart$count)), 1)
count_italy_smart$Country <- rep("Italy", nrow(count_italy_smart))

count_uk_smart <- data %>%
  filter(Year == 2016) %>%
  filter(Country == "United_Kingdom") %>%
  dplyr::select(Smartphone.included.in.the.offer.) %>%
  group_by(Smartphone.included.in.the.offer.) %>%
  summarise(count = n()) 
count_uk_smart$PER <- round(100*(count_uk_smart$count / sum(count_uk_smart$count)), 1)
count_uk_smart$Country <- rep("United Kingdom", nrow(count_uk_smart))

count_finland_smart <- data %>%
  filter(Year == 2016) %>%
  filter(Country == "Finland") %>%
  dplyr::select(Smartphone.included.in.the.offer.) %>%
  group_by(Smartphone.included.in.the.offer.) %>%
  summarise(count = n())
count_finland_smart$PER <- round(100*(count_finland_smart$count / sum(count_finland_smart$count)), 1)
count_finland_smart$Country <- rep("Finland", nrow(count_finland_smart))

count_ireland_smart <- data %>%
  filter(Year == 2016) %>%
  filter(Country == "Ireland") %>%
  dplyr::select(Smartphone.included.in.the.offer.) %>%
  group_by(Smartphone.included.in.the.offer.) %>%
  summarise(count = n())
count_ireland_smart$PER <- round(100*(count_ireland_smart$count / sum(count_ireland_smart$count)), 1)
count_ireland_smart$Country <- rep("Ireland", nrow(count_ireland_smart))

p <- rbind(count_italy_smart, count_uk_smart, count_finland_smart, count_ireland_smart)

plot_2016 <- ggplot(p, aes(y = count, x = Country, fill = Smartphone.included.in.the.offer., label = paste(PER, "%"))) + 
  ggtitle("2016") +
  ylab("%") + 
  xlab("Country") +
  geom_bar(position = "fill", stat = "identity") +
  geom_text(size = 3, position = position_fill(vjust = 0.5), color = "white", fontface = "bold")

#2017
count_italy_smart <- data %>%
  filter(Year == 2017) %>%
  filter(Country == "Italy") %>%
  dplyr::select(Smartphone.included.in.the.offer.) %>%
  group_by(Smartphone.included.in.the.offer.) %>%
  summarise(count = n())
count_italy_smart$PER <- round(100*(count_italy_smart$count / sum(count_italy_smart$count)), 1)
count_italy_smart$Country <- rep("Italy", nrow(count_italy_smart))

count_uk_smart <- data %>%
  filter(Year == 2017) %>%
  filter(Country == "United_Kingdom") %>%
  dplyr::select(Smartphone.included.in.the.offer.) %>%
  group_by(Smartphone.included.in.the.offer.) %>%
  summarise(count = n()) 
count_uk_smart$PER <- round(100*(count_uk_smart$count / sum(count_uk_smart$count)), 1)
count_uk_smart$Country <- rep("United Kingdom", nrow(count_uk_smart))

count_finland_smart <- data %>%
  filter(Year == 2017) %>%
  filter(Country == "Finland") %>%
  dplyr::select(Smartphone.included.in.the.offer.) %>%
  group_by(Smartphone.included.in.the.offer.) %>%
  summarise(count = n())
count_finland_smart$PER <- round(100*(count_finland_smart$count / sum(count_finland_smart$count)), 1)
count_finland_smart$Country <- rep("Finland", nrow(count_finland_smart))

count_ireland_smart <- data %>%
  filter(Year == 2017) %>%
  filter(Country == "Ireland") %>%
  dplyr::select(Smartphone.included.in.the.offer.) %>%
  group_by(Smartphone.included.in.the.offer.) %>%
  summarise(count = n())
count_ireland_smart$PER <- round(100*(count_ireland_smart$count / sum(count_ireland_smart$count)), 1)
count_ireland_smart$Country <- rep("Ireland", nrow(count_ireland_smart))

p <- rbind(count_italy_smart, count_uk_smart, count_finland_smart, count_ireland_smart)

plot_2017 <- ggplot(p, aes(y = count, x = Country, fill = Smartphone.included.in.the.offer., label = paste(PER, "%"))) + 
  ggtitle("2017") +
  ylab("%") + 
  xlab("Country") +
  geom_bar(position = "fill", stat = "identity") +
  geom_text(size = 3, position = position_fill(vjust = 0.5), color = "white", fontface = "bold")

#2018
count_italy_smart <- data %>%
  filter(Year == 2018) %>%
  filter(Country == "Italy") %>%
  dplyr::select(Smartphone.included.in.the.offer.) %>%
  group_by(Smartphone.included.in.the.offer.) %>%
  summarise(count = n())
count_italy_smart$PER <- round(100*(count_italy_smart$count / sum(count_italy_smart$count)), 1)
count_italy_smart$Country <- rep("Italy", nrow(count_italy_smart))

count_uk_smart <- data %>%
  filter(Year == 2018) %>%
  filter(Country == "United_Kingdom") %>%
  dplyr::select(Smartphone.included.in.the.offer.) %>%
  group_by(Smartphone.included.in.the.offer.) %>%
  summarise(count = n()) 
count_uk_smart$PER <- round(100*(count_uk_smart$count / sum(count_uk_smart$count)), 1)
count_uk_smart$Country <- rep("United Kingdom", nrow(count_uk_smart))

count_finland_smart <- data %>%
  filter(Year == 2018) %>%
  filter(Country == "Finland") %>%
  dplyr::select(Smartphone.included.in.the.offer.) %>%
  group_by(Smartphone.included.in.the.offer.) %>%
  summarise(count = n())
count_finland_smart$PER <- round(100*(count_finland_smart$count / sum(count_finland_smart$count)), 1)
count_finland_smart$Country <- rep("Finland", nrow(count_finland_smart))

count_ireland_smart <- data %>%
  filter(Year == 2018) %>%
  filter(Country == "Ireland") %>%
  dplyr::select(Smartphone.included.in.the.offer.) %>%
  group_by(Smartphone.included.in.the.offer.) %>%
  summarise(count = n())
count_ireland_smart$PER <- round(100*(count_ireland_smart$count / sum(count_ireland_smart$count)), 1)
count_ireland_smart$Country <- rep("Ireland", nrow(count_ireland_smart))

p <- rbind(count_italy_smart, count_uk_smart, count_finland_smart, count_ireland_smart)

plot_2018 <- ggplot(p, aes(y = count, x = Country, fill = Smartphone.included.in.the.offer., label = paste(PER, "%"))) + 
  ggtitle("2018") +
  ylab("%") + 
  xlab("Country") +
  geom_bar(position = "fill", stat = "identity") +
  geom_text(size = 3, position = position_fill(vjust = 0.5), color = "white", fontface = "bold")

#2019
count_italy_smart <- data %>%
  filter(Year == 2019) %>%
  filter(Country == "Italy") %>%
  dplyr::select(Smartphone.included.in.the.offer.) %>%
  group_by(Smartphone.included.in.the.offer.) %>%
  summarise(count = n())
count_italy_smart$PER <- round(100*(count_italy_smart$count / sum(count_italy_smart$count)), 1)
count_italy_smart$Country <- rep("Italy", nrow(count_italy_smart))

count_uk_smart <- data %>%
  filter(Year == 2019) %>%
  filter(Country == "United_Kingdom") %>%
  dplyr::select(Smartphone.included.in.the.offer.) %>%
  group_by(Smartphone.included.in.the.offer.) %>%
  summarise(count = n()) 
count_uk_smart$PER <- round(100*(count_uk_smart$count / sum(count_uk_smart$count)), 1)
count_uk_smart$Country <- rep("United Kingdom", nrow(count_uk_smart))

count_finland_smart <- data %>%
  filter(Year == 2019) %>%
  filter(Country == "Finland") %>%
  dplyr::select(Smartphone.included.in.the.offer.) %>%
  group_by(Smartphone.included.in.the.offer.) %>%
  summarise(count = n())
count_finland_smart$PER <- round(100*(count_finland_smart$count / sum(count_finland_smart$count)), 1)
count_finland_smart$Country <- rep("Finland", nrow(count_finland_smart))

count_ireland_smart <- data %>%
  filter(Year == 2019) %>%
  filter(Country == "Ireland") %>%
  dplyr::select(Smartphone.included.in.the.offer.) %>%
  group_by(Smartphone.included.in.the.offer.) %>%
  summarise(count = n())
count_ireland_smart$PER <- round(100*(count_ireland_smart$count / sum(count_ireland_smart$count)), 1)
count_ireland_smart$Country <- rep("Ireland", nrow(count_ireland_smart))

p <- rbind(count_italy_smart, count_uk_smart, count_finland_smart, count_ireland_smart)

plot_2019 <- ggplot(p, aes(y = count, x = Country, fill = Smartphone.included.in.the.offer., label = paste(PER, "%"))) + 
  ggtitle("2019") +
  ylab("%") + 
  xlab("Country") +
  geom_bar(position = "fill", stat = "identity") +
  geom_text(size = 3, position = position_fill(vjust = 0.5), color = "white", fontface = "bold")

#2020
count_italy_smart <- data %>%
  filter(Year == 2020) %>%
  filter(Country == "Italy") %>%
  dplyr::select(Smartphone.included.in.the.offer.) %>%
  group_by(Smartphone.included.in.the.offer.) %>%
  summarise(count = n())
count_italy_smart$PER <- round(100*(count_italy_smart$count / sum(count_italy_smart$count)), 1)
count_italy_smart$Country <- rep("Italy", nrow(count_italy_smart))

count_uk_smart <- data %>%
  filter(Year == 2020) %>%
  filter(Country == "United_Kingdom") %>%
  dplyr::select(Smartphone.included.in.the.offer.) %>%
  group_by(Smartphone.included.in.the.offer.) %>%
  summarise(count = n()) 
count_uk_smart$PER <- round(100*(count_uk_smart$count / sum(count_uk_smart$count)), 1)
count_uk_smart$Country <- rep("United Kingdom", nrow(count_uk_smart))

count_finland_smart <- data %>%
  filter(Year == 2020) %>%
  filter(Country == "Finland") %>%
  dplyr::select(Smartphone.included.in.the.offer.) %>%
  group_by(Smartphone.included.in.the.offer.) %>%
  summarise(count = n())
count_finland_smart$PER <- round(100*(count_finland_smart$count / sum(count_finland_smart$count)), 1)
count_finland_smart$Country <- rep("Finland", nrow(count_finland_smart))

count_ireland_smart <- data %>%
  filter(Year == 2020) %>%
  filter(Country == "Ireland") %>%
  dplyr::select(Smartphone.included.in.the.offer.) %>%
  group_by(Smartphone.included.in.the.offer.) %>%
  summarise(count = n())
count_ireland_smart$PER <- round(100*(count_ireland_smart$count / sum(count_ireland_smart$count)), 1)
count_ireland_smart$Country <- rep("Ireland", nrow(count_ireland_smart))

p <- rbind(count_italy_smart, count_uk_smart, count_finland_smart, count_ireland_smart)

plot_2020 <- ggplot(p, aes(y = count, x = Country, fill = Smartphone.included.in.the.offer., label = paste(PER, "%"))) + 
  ggtitle("2020") +
  ylab("%") + 
  xlab("Country") +
  geom_bar(position = "fill", stat = "identity") +
  geom_text(size = 3, position = position_fill(vjust = 0.5), color = "white", fontface = "bold")

ggsave("sample_composition_SMART.jpg",annotate_figure(ggarrange(plot_2015, plot_2016, plot_2017, plot_2018, plot_2019, plot_2020, legend = "bottom", common.legend = TRUE, ncol = 2, nrow = 3),
                                                                                                         top = "Sample composition: smartphone included in the offer"))
